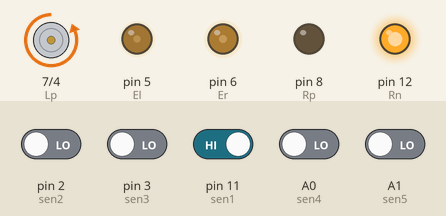
This sketch was run on a simulated Arduino Uno, built with avr-gcc and run on an emulated ATmega328P. Parts: motor-driver pin pairs drawn as motors (green arrow = first pin HIGH = forward, orange = second pin HIGH = backward, longer = more drive), output pins drawn as LEDs (lit = HIGH). Inputs (shaded band) come from the test bench; at power-on: pin 11 (sen1) HIGH, A0 (sen4), A1 (sen5), pin 2 (sen2), pin 3 (sen3) LOW.

Above: at 1.2 s.
1.3 s: pin 11 (sen1) driven LOW
At 2.0 s:
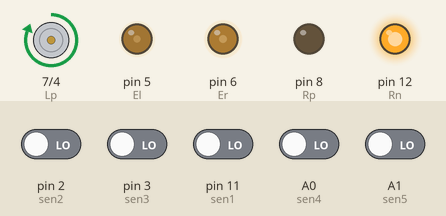
2.8 s: A1 (sen5) driven HIGH
At 3.1 s:
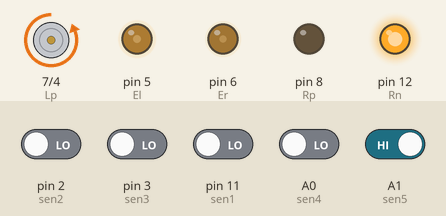
4.3 s: A0 (sen4) driven HIGH
At 5.4 s:
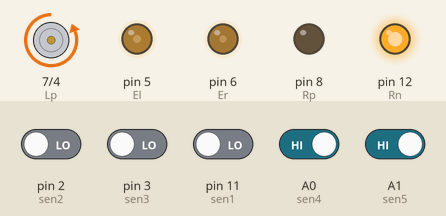
5.8 s: pin 3 (sen3) driven HIGH
At 6.6 s:
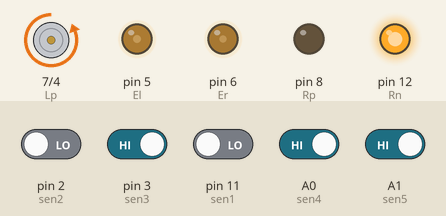
7.3 s: pin 3 (sen3) driven LOW
At 7.7 s:
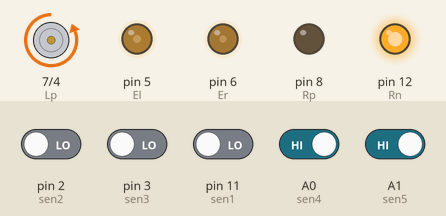
Timing chart, 0 to 9.8 s (numbered marks = the images above; inputs shaded):
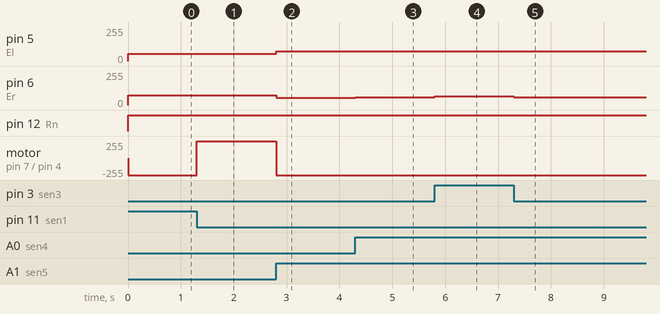

Measured:
- after the input at 1.3 s, motor on pin 7 (Lp) / pin 4 (Ln): backward 255/255 → forward 255/255 at once
- after the input at 2.8 s, pin 5 (El): 55/255 → 75/255 at once; pin 6 (Er): 75/255 → 55/255 at once; motor on pin 7 (Lp) / pin 4 (Ln): forward 255/255 → backward 255/255 at once
- after the input at 4.3 s, pin 6 (Er): 55/255 → 60/255 at once
- after the input at 5.8 s, pin 6 (Er): 60/255 → 65/255 at once
- after the input at 7.3 s, pin 6 (Er): 65/255 → 60/255 at once

The sketch:

_23septbak.ino
```cpp
#define sen1 11
#define sen2 2
#define sen3 3
#define sen4 A0
#define sen5 A1
#define Lp 7 //left pin of positive motor
#define Ln 4 // left negative
#define El 5 // Enable pin of left motor
#define Rp 8 //right motor positive pin
#define Rn 12 //pin no of right negative motor
#define Er 6 //Enable pin of right motor. if it is 0 right motor is always off

int s1,s2,s3,s4,s5;
//int dir[500];
int forwardf = 1;

int tf = 1;

void setup() {
  // put your setup code here, to run once:
  pinMode(sen1,INPUT);
  pinMode(sen2,INPUT);
  pinMode(sen3,INPUT);
  pinMode(sen4,INPUT);
  pinMode(sen5,INPUT);
  pinMode(Lp,OUTPUT);
  pinMode(Ln,OUTPUT);
  pinMode(El,OUTPUT);
  pinMode(Er,OUTPUT);
  pinMode(Rp,OUTPUT);
  pinMode(Rn,OUTPUT);
}

//void check(){
//     if ind==499 {
//      clear_array();
//      ind=0;
//    }
// }

void loop() {
  // put your main code here, to run repeatedly:
  s1 = digitalRead(sen1);
  s2 = digitalRead(sen2);
  s3 = digitalRead(sen3);
  s4 = digitalRead(sen4);
  s5 = digitalRead(sen5);

  if(!s1 && s2 && s3 && s4 && !s5){
    MotorControl(1,1);
     analogWrite(El,100);
     analogWrite(Er,100);
     tf = 1;
     forwardf=1;
  }

  else if(s1 && s2 && s3 && !s4 && !s5 && tf){
    MotorControl(1,1);
     left(1);
  }

  else if(!s1 && s2 && s3 && !s4 && !s5 && tf ){
    MotorControl(1,1);
     left(0);
  }

  else if(s1 && s2 && !s3 && !s4 && !s5 && tf){
    MotorControl(1,1);
     left(2);
  }

  else if(s1 && !s2 && !s3 && !s4 && !s5 && tf){
    MotorControl(1,1);
     left(3);
  }

   else if(!s1 && !s2 && s3 && s4 && s5 && tf){
     MotorControl(1,1);
     right(1);
  }

  else if(!s1 && !s2 && !s3 && s4 && s5 && tf){
    MotorControl(1,1);
     right(2);
  }

  else if(!s1 && !s2 && !s3 && !s4 && s5 && tf){

    MotorControl(1,1);
     right(3);
  }

  else if(!s1 && !s2 && s3 && s4 && !s5 && tf){
    MotorControl(1,1);
     right(0);
  }

  else if(!s1 && s2 && s3 && s4 && s5){

//    if(forwardf==1)
//    {
//      analogWrite(El,75);
//      analogWrite(Er,75);
//      delay(75);
//      forwardf=0;
//      MotorControl(0,0);
//      delay(2000);
//    }

    tf = 0;

    analogWrite(El,55);//right
    analogWrite(Er,75);

    MotorControl(2,1);

  }

  else if(s1 && s2 && s3 && s4 && !s5){

//    if(forwardf==1)
//    {
//      analogWrite(El,75);
//      analogWrite(Er,75);
//      delay(75);
//      forwardf=0;
//      MotorControl(0,0);
//      delay(2000);
//    }

    tf = 0;

    analogWrite(El,65);//left
    analogWrite(Er,55);

    MotorControl(1,2);

  }

  else if(!s1 && !s2 && !s3 && !s4 && !s5 && tf){
     //turn_360:
     analogWrite(El,55);
     analogWrite(Er,75);

    MotorControl(2,1);
  }

//    else{
//    analogWrite(El,0);
//    analogWrite(Er,0);
//    MotorControl(0,0);
//  }
}

void left(int id){

    if(id==0){
      analogWrite(El,70);
      analogWrite(Er,75);
    }

   if(id==1){
     analogWrite(El,65);
     analogWrite(Er,75);
   }

   if(id==2){
     analogWrite(El,60);
     analogWrite(Er,75);
   }

   if(id==3){
     analogWrite(El,55);
     analogWrite(Er,75);
   }
}

void right(int id){

    if(id==0){
      analogWrite(El,75);
      analogWrite(Er,70);
    }

   if(id==1){
     analogWrite(El,75);
     analogWrite(Er,65);
   }

   if(id==2){
     analogWrite(El,75);
     analogWrite(Er,60);
   }

   if(id==3){
     analogWrite(El,75);
     analogWrite(Er,55);
   }
}

void MotorControl(int driveL,int driveR)
{
  switch(driveL)
  {
    case 0:
      digitalWrite(Ln,LOW);
      digitalWrite(Lp,LOW);
      break;
    case 1:
      digitalWrite(Ln,HIGH);
      digitalWrite(Lp,LOW);
      break;
    case 2:
      digitalWrite(Ln,LOW);
      digitalWrite(Lp,HIGH);
      break;
    default:
      break;
  }

  switch(driveR)
  {
    case 0:
      digitalWrite(Rn,LOW);
      digitalWrite(Rp,LOW);
      break;
    case 1:
      digitalWrite(Rn,HIGH);
      digitalWrite(Rp,LOW);
      break;
    case 2:
      digitalWrite(Rn,LOW);
      digitalWrite(Rp,HIGH);
      break;
    default:
      break;
  }

}
```
